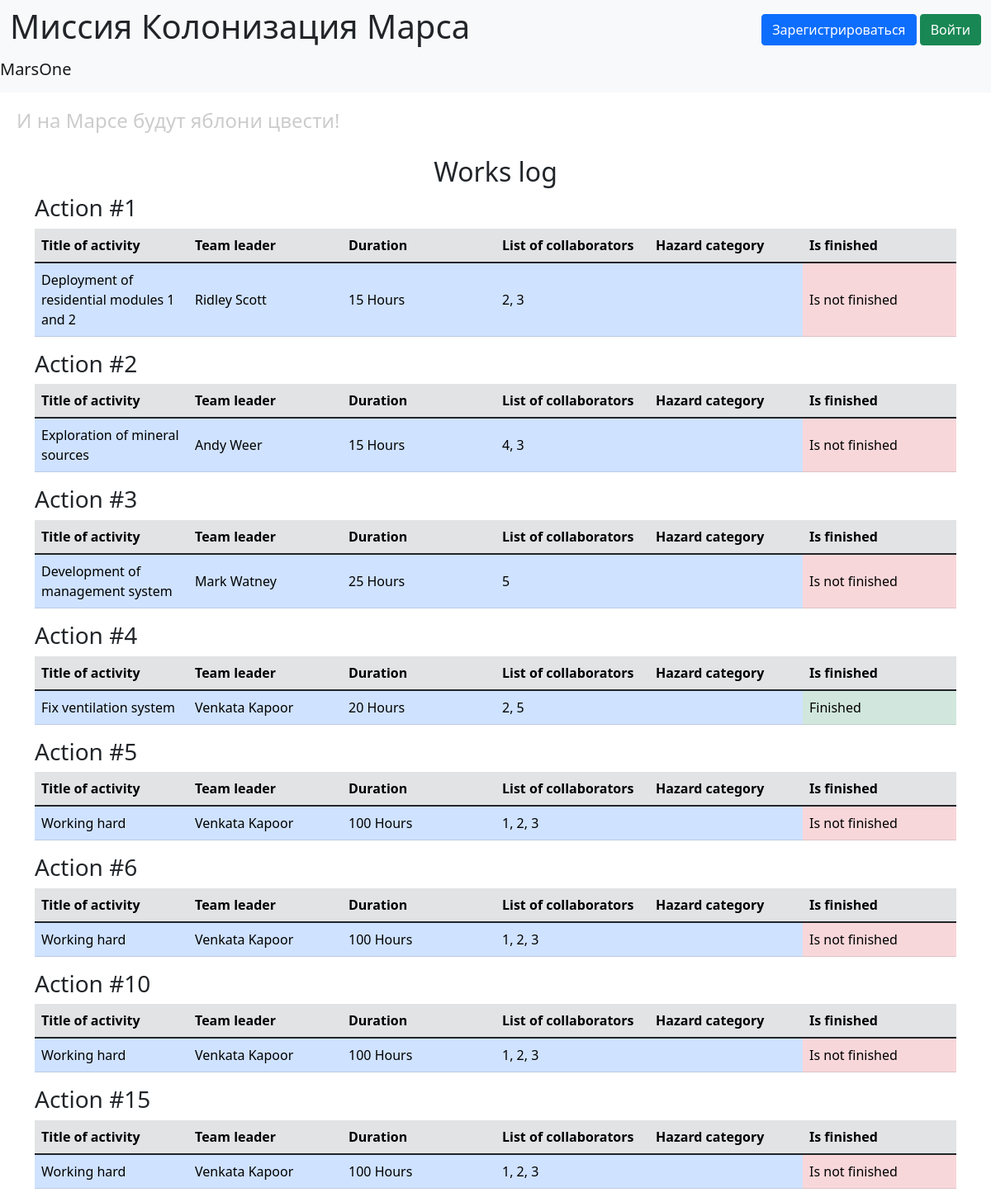
The page /work-log on the database as committed earlier.
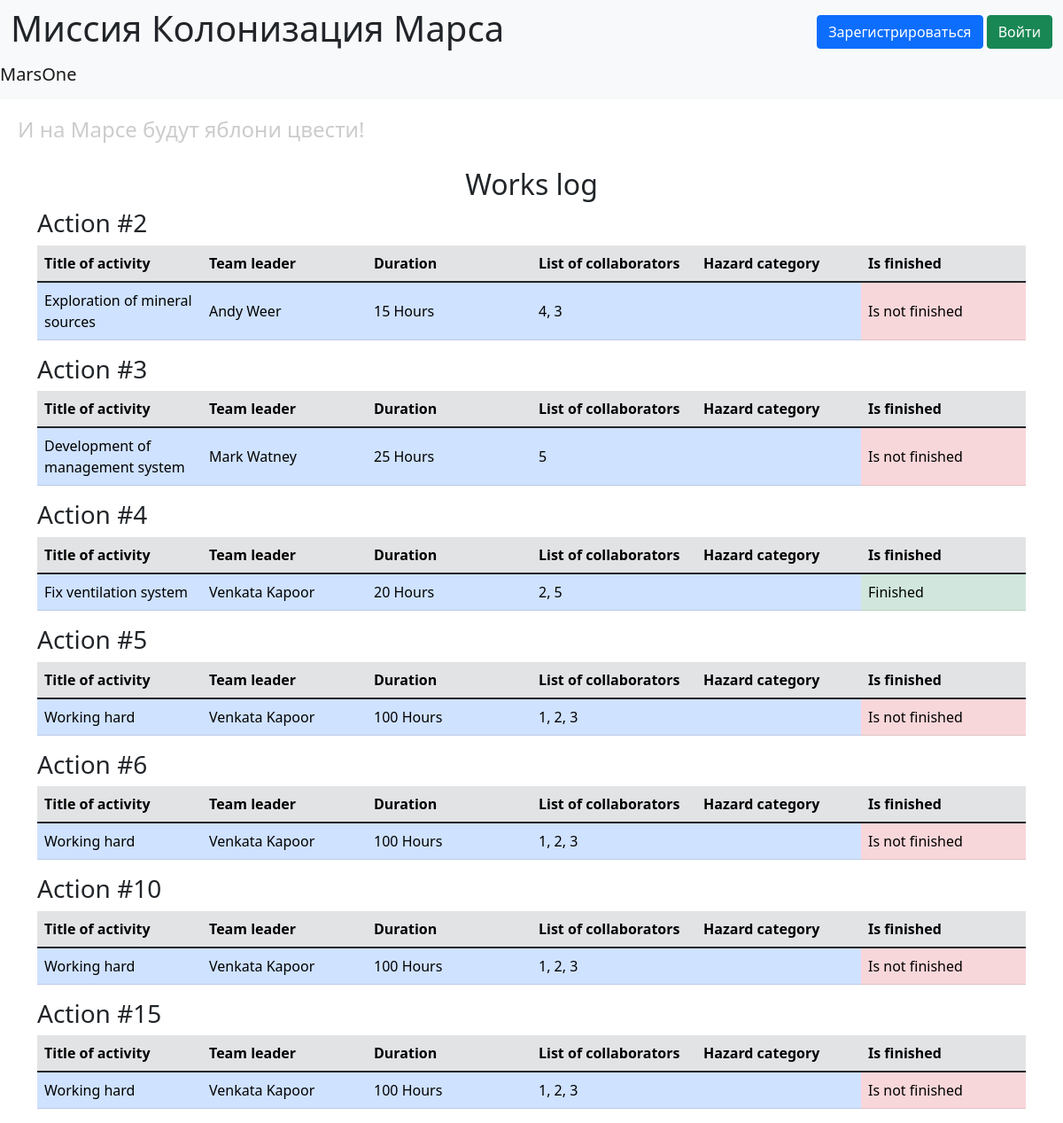
The same page on the database as committed later.
### data/jobs.py (models this page shows, shortened)
class Jobs(SqlAlchemyBase, SerializerMixin):
    __tablename__ = 'jobs'
    serialize_rules = ("-team_leader", "-categories.jobs")
    id = sa.Column(sa.Integer, primary_key=True, autoincrement=True)
    team_leader_id = sa.Column(sa.Integer, sa.ForeignKey('users.id'))
    team_leader = orm.relationship("User")
    job = sa.Column(sa.Text)
    work_size = sa.Column(sa.Integer)
    collaborators = sa.Column(sa.String)
    start_date = sa.Column(sa.Date)
    send_date = sa.Column(sa.Date)
    categories = orm.relationship("Category", secondary=association_table, backref="jobs")
    is_finished = sa.Column(sa.Boolean, default=False)

### data/users.py (models this page shows, shortened)
class User(SqlAlchemyBase, UserMixin):
    __tablename__ = 'users'
    id = sa.Column(sa.Integer, primary_key=True, autoincrement=True)
    surname = sa.Column(sa.String)
    name = sa.Column(sa.String)
    age = sa.Column(sa.Integer)
    position = sa.Column(sa.String)
    speciality = sa.Column(sa.String)
    address = sa.Column(sa.String)
    email = sa.Column(sa.String, unique=True)
    hashed_password = sa.Column(sa.String)
    modified_date = sa.Column(sa.DateTime, default=datetime.now)

### main.py (the view)
@app.route("/work-log")
def work_log():
    db_sess = db_session.create_session()
    jobs = db_sess.query(Jobs).all()
    return render_template("work_log.html", jobs=jobs)

### data/db_session.py (called while the page is built)
def create_session() -> Session:
    global __factory
    return __factory()

### templates/work_log.html (shortened to what this page needs)
{% extends 'base.html' %}
{% block content %}
<h2 align="center">Works log</h2>
{% for job in jobs %}
    <div class="mb-3 job">
    <h3>Action #{{ job.id }}</h3>
    <table class="table works mb-1" style="table-layout: fixed;">
        <thead class="table-secondary">
            <tr>
                {% for header in ["Title of activity", "Team leader", "Duration",
                "List of collaborators", "Hazard category", "Is finished"] %}
                    <th scope="col" class="col-md-auto">{{ header }}</th>
                {% endfor %}
            </tr>
        </thead>
        <tbody>
            <tr class="align-middle">
                <td class="table-primary">{{ job.job }}</td>
                <td class="table-primary">{{ job.team_leader.name }} {{ job.team_leader.surname }}</td>
                <td class="table-primary">{{ job.work_size }} Hours</td>
                <td class="table-primary">{{ job.collaborators }}</td>
                <td class="table-primary">
                </td>
                {% if job.is_finished %}
                    <td class="table-success">Finished</td>
                {% else %}
                    <td class="table-danger">Is not finished</td>
                {% endif %}
            </tr>
        </tbody>
    </table>
    </div>
{% endfor %}
{% endblock %}

### templates/base.html (shortened to what this page needs)
<!doctype html>
<html lang="en">
    <head>
        <link href="https://cdn.jsdelivr.net/npm/bootstrap@5.1.3/dist/css/bootstrap.min.css"
              rel="stylesheet"
>
        <link rel="stylesheet" href="{{ url_for('static', filename='css/style.css') }}">
    </head>
    <body>
        <header>
    <nav class="navbar navbar-light bg-light">
        <div class="container-fluid">
            <h1>Миссия Колонизация Марса</h1>
                    {% if current_user.is_authenticated %}
                <a class="navbar-brand" href="/logout">{{ current_user.name }}</a>
                    {% else %}
                        <div>
                            <a class="nav-item btn btn-primary " href="/register">Зарегистрироваться</a>
                            <a class="nav-item btn btn-success" href="/login">Войти</a>
                        </div>
                    {% endif %}
                </div>
                <a class="navbar-brand" href="#">MarsOne</a>
            </nav>
            <h4>И на Марсе будут яблони цвести!</h4>
        </header>
        <main role="main" class="container">
            {% block content %}{% endblock %}
        </main>
    </body>
</html>

### static/css/style.css (style rules this page uses)
h4 { color: #cccccc; padding: 20px; }

Rows that differ between the two databases and show on the page:
removed Jobs: id "1", header "Title of activity" "Team leader" "Duration" "List of collaborators" "Hazard category" "Is finished", job "Deployment of residential modules 1 and 2", team_leader.name "Ridley", team_leader.surname "Scott", work_size "15", collaborators "2, 3", is_finished "Is not finished"
